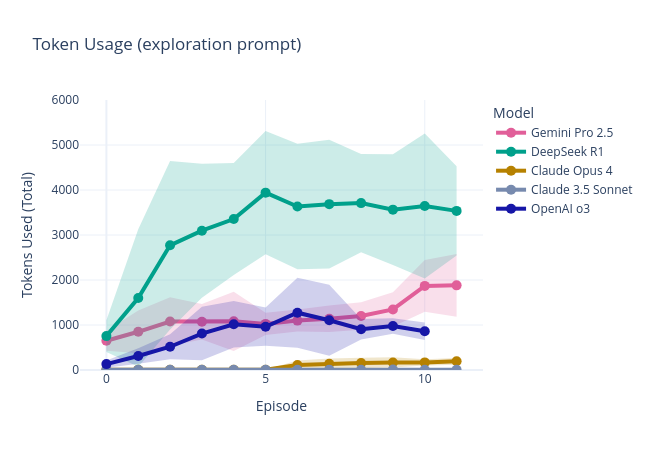

Here is the notebook cell this chart was saved with:
### Code cell
fig = go.Figure()
colors = [px.colors.qualitative.Dark24[i] for i in [1, 10, 6, 15, 19]]
# Helper to convert hex color to rgba with alpha
def hex_to_rgba(hex_color, alpha=0.2):
    hex_color = hex_color.lstrip('#')
    if len(hex_color) == 6:
        r, g, b = tuple(int(hex_color[i:i+2], 16) for i in (0, 2, 4))
    else:
        # fallback to black if color is not valid
        r, g, b = 0, 0, 0
    return f'rgba({r},{g},{b},{alpha})'

for i, model in enumerate(models):
    x = list(range(len(tokens_model_attempt[i])))
    y = tokens_model_attempt[i]
    # Get standard deviation from variance, handle possible NaN
    var = tokens_model_attempt_var[i]
    std = [v**0.5 if v is not None and not pd.isna(v) else 0 for v in var]
    y_upper = [a + b for a, b in zip(y, std)]
    y_lower = [a - b for a, b in zip(y, std)]

    # Add shaded error band
    fig.add_trace(go.Scatter(
        x=x + x[::-1],
        y=y_upper + y_lower[::-1],
        fill='toself',
        fillcolor=hex_to_rgba(colors[i], 0.2),  # use rgba for transparency
        line=dict(color='rgba(255,255,255,0)'),
        hoverinfo="skip",
        showlegend=False,
        name=f"{model} error",
    ))

    # Add mean line
    fig.add_trace(go.Scatter(
        x=x,
        y=y,
        mode='lines+markers',
        name=model,
        line=dict(color=colors[i], width=4),
        marker=dict(size=10),
    ))
fig.update_layout(
    title='Token Usage (exploration prompt)',
    xaxis_title='Episode',
    yaxis_title='Tokens Used (Total)',
    legend_title='Model',
    template='plotly_white',
    width=650,
    height=450,
)
fig.update_yaxes(range=[0, 6000])

### Figure 1 — Plotly figure (JSON) as saved in the notebook; plotly's stock layout.template omitted (floating-point values rounded to 4 significant figures)
{"data": [{"fill": "toself", "fillcolor": "rgba(225,95,153,0.2)", "hoverinfo": "skip", "line": {"color": "rgba(255,255,255,0)"}, "name": "Gemini Pro 2.5 error", "showlegend": false, "type": "scatter", "x": [0, 1, 2, 3, 4, 5, 6, 7, 8, 9, 10, 11, 11, 10, 9, 8, 7, 6, 5, 4, 3, 2, 1, 0], "y": [871.7, 1325.0, 1616.0, 1468.0, 1741.0, 1272.0, 1342.0, 1436.0, 1503.0, 1726.0, 2444.0, 2578.0, 1184.0, 1295.0, 965.2, 895.8, 845.0, 852.8, 777.0, 423.1, 678.1, 539.5, 373.4, 428.9]}, {"line": {"color": "#E15F99", "width": 4}, "marker": {"size": 10}, "mode": "lines+markers", "name": "Gemini Pro 2.5", "type": "scatter", "x": [0, 1, 2, 3, 4, 5, 6, 7, 8, 9, 10, 11], "y": [650.3, 849.0, 1078.0, 1073.0, 1082.0, 1024.0, 1097.0, 1140.0, 1200.0, 1346.0, 1869.0, 1881.0]}, {"fill": "toself", "fillcolor": "rgba(0,160,139,0.2)", "hoverinfo": "skip", "line": {"color": "rgba(255,255,255,0)"}, "name": "DeepSeek R1 error", "showlegend": false, "type": "scatter", "x": [0, 1, 2, 3, 4, 5, 6, 7, 8, 9, 10, 11, 11, 10, 9, 8, 7, 6, 5, 4, 3, 2, 1, 0], "y": [1105.0, 3126.0, 4644.0, 4584.0, 4601.0, 5310.0, 5029.0, 5116.0, 4800.0, 4795.0, 5256.0, 4528.0, 2544.0, 2036.0, 2331.0, 2618.0, 2255.0, 2236.0, 2573.0, 2109.0, 1608.0, 898.1, 72.22, 402.7]}, {"line": {"color": "#00A08B", "width": 4}, "marker": {"size": 10}, "mode": "lines+markers", "name": "DeepSeek R1", "type": "scatter", "x": [0, 1, 2, 3, 4, 5, 6, 7, 8, 9, 10, 11], "y": [753.6, 1599.0, 2771.0, 3096.0, 3355.0, 3941.0, 3633.0, 3686.0, 3709.0, 3563.0, 3646.0, 3536.0]}, {"fill": "toself", "fillcolor": "rgba(182,129,0,0.2)", "hoverinfo": "skip", "line": {"color": "rgba(255,255,255,0)"}, "name": "Claude Opus 4 error", "showlegend": false, "type": "scatter", "x": [0, 1, 2, 3, 4, 5, 6, 7, 8, 9, 10, 11, 11, 10, 9, 8, 7, 6, 5, 4, 3, 2, 1, 0], "y": [6, 6, 6.207, 6.237, 6.415, 6.59, 212.2, 256.4, 274.2, 281.6, 236.3, 269.2, 117.5, 101.0, 54.13, 34.11, 22.19, 9.484, 5.458, 5.391, 5.521, 5.551, 6, 6]}, {"line": {"color": "#B68100", "width": 4}, "marker": {"size": 10}, "mode": "lines+markers", "name": "Claude Opus 4", "type": "scatter", "x": [0, 1, 2, 3, 4, 5, 6, 7, 8, 9, 10, 11], "y": [6, 6, 5.879, 5.879, 5.903, 6.024, 110.8, 139.3, 154.1, 167.9, 168.6, 193.3]}, {"fill": "toself", "fillcolor": "rgba(119,138,174,0.2)", "hoverinfo": "skip", "line": {"color": "rgba(255,255,255,0)"}, "name": "Claude 3.5 Sonnet error", "showlegend": false, "type": "scatter", "x": [0, 1, 2, 3, 4, 5, 6, 7, 8, 9, 10, 11, 11, 10, 9, 8, 7, 6, 5, 4, 3, 2, 1, 0], "y": [6, 6.11, 6.165, 6.315, 6.346, 6.5, 11.79, 14.52, 6.662, 23.74, 6.929, 6.535, 5.465, 5.642, -5.33, 5.431, 0.3925, 1.561, 5.667, 5.588, 5.561, 5.815, 5.91, 6]}, {"line": {"color": "#778AAE", "width": 4}, "marker": {"size": 10}, "mode": "lines+markers", "name": "Claude 3.5 Sonnet", "type": "scatter", "x": [0, 1, 2, 3, 4, 5, 6, 7, 8, 9, 10, 11], "y": [6, 6.01, 5.99, 5.938, 5.967, 6.083, 6.676, 7.456, 6.047, 9.207, 6.286, 6]}, {"fill": "toself", "fillcolor": "rgba(22,22,167,0.2)", "hoverinfo": "skip", "line": {"color": "rgba(255,255,255,0)"}, "name": "OpenAI o3 error", "showlegend": false, "type": "scatter", "x": [0, 1, 2, 3, 4, 5, 6, 7, 8, 9, 10, 10, 9, 8, 7, 6, 5, 4, 3, 2, 1, 0], "y": [208.5, 485.3, 792.8, 1404.0, 1534.0, 1387.0, 2052.0, 1894.0, 1133.0, 1149.0, 1057.0, 665.8, 803.9, 676.5, 315.6, 494.3, 536.2, 499.1, 217.1, 241.5, 138.6, 52.58]}, {"line": {"color": "#1616A7", "width": 4}, "marker": {"size": 10}, "mode": "lines+markers", "name": "OpenAI o3", "type": "scatter", "x": [0, 1, 2, 3, 4, 5, 6, 7, 8, 9, 10], "y": [130.6, 311.9, 517.2, 810.3, 1016.0, 961.4, 1273.0, 1105, 904.8, 976.5, 861.3]}], "layout": {"height": 450, "legend": {"title": {"text": "Model"}}, "title": {"text": "Token Usage (exploration prompt)"}, "width": 650, "xaxis": {"title": {"text": "Episode"}}, "yaxis": {"range": [0, 6000], "title": {"text": "Tokens Used (Total)"}}}}
